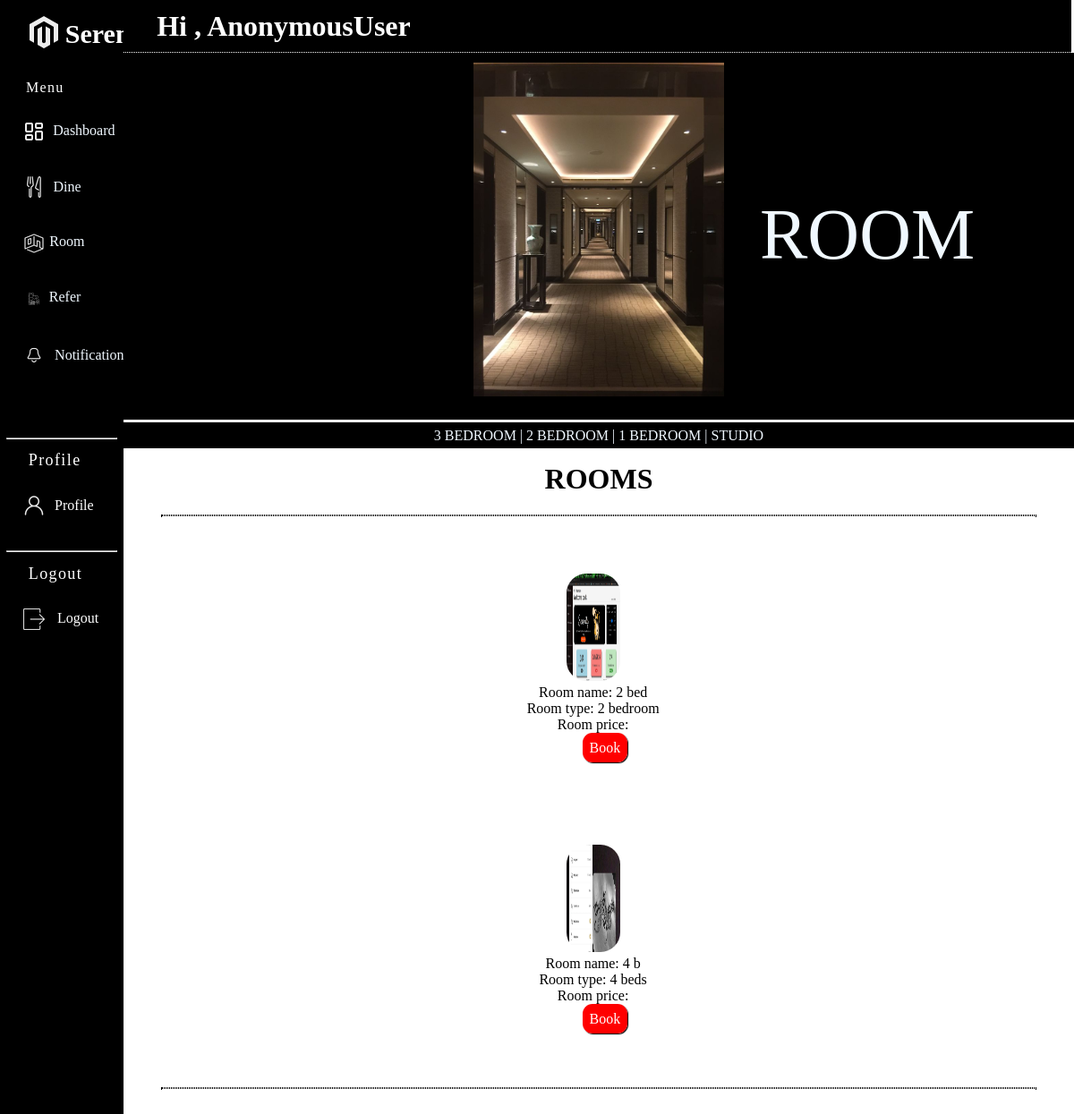
Page /room/ on the committed database.
### admin_section/models.py (models this page shows, shortened)
class Room(models.Model):
    room_name = models.CharField(max_length=100)
    room_type = models.CharField(max_length=100)
    image = models.ImageField(upload_to='room_images/')
    price_per_night = models.DecimalField(max_digits=10, decimal_places=2)

### admin_section/views.py (the view)
# urls.py: path('room/',room,name='room'),
def room(request):
    rooms = Room.objects.all()
    context = {
        'rooms': rooms,
    }
    return render(request,'rooms.html',context)

### admin_section/templates/rooms.html (shortened to what this page needs)
{%  load static %}
<!DOCTYPE html>
<html lang="en">
<head>
    <link rel="stylesheet" href="{% static 'css/rooms.css'%}">
</head>
<body>
    <div class="dashboard">
        <div class="side_nav">
            <div class="logo">
                <div class="logo_img">
                    <img src="{% static 'images/logo.png' %}" alt="" class="logoimg">
                </div>
                <div class="logo_title">
                    <p>Serenity</p>
                </div>
            </div>
            <div class="menu">
                <p>Menu</p>
            </div>
            <div class="home">
                <div class="home_img">
                    <img src="{% static 'images/dash_white.png' %}" alt="dashboard" class="dashboard_img" id="dashboard_img">
                </div>
                <div class="home_title">
                    <a href="{% url 'member_home' %}"><p>Dashboard</p></a>
                </div>
            </div>
            <div class="home">
                <div class="dine_img">
                    <img src="{% static 'images/dine.png'%}" alt="dine" class="dine_im" id="dine_img">
                </div>
                <div class="dine_title">
                    <a href="{% url 'dine' %}"><p>Dine</p></a>
                </div>
            </div>
            <div class="home">
                <div class="home_img">
                    <img src="{% static 'images/room.png' %}" alt="room_reservation" class="dashboard_img" id="room_reservation_img">
                </div>
                <div class="home_title">
                    <a href="{% url 'room' %}"><p>Room</p></a>
                </div>
            </div>
            <div class="home">
                <div class="home_img">
                    <img src="{% static 'images/refer.png' %}" alt="receipt" class="dine_im" id="dashboard_img">
                </div>
                <div class="home_title">
                    <a href="{% url 'user_form_wizard' %}"><p>Refer</p></a>
                </div>
            </div>
            <div class="home">
                <div class="home_img">
                    <img src="{% static 'images/noti.png' %}" alt="receipt" class="dine_im" id="dashboard_img">
                </div>
                <div class="home_title">
                    <a href="{% url 'display_requests' request.user %}"><p>Notifications</p></a>
                </div>
            </div>
            <hr class="hr1">
            <div class="profile">
                <p>Profile</p>
            </div>
            <div class="home">
                <div class="home_img">
                    <img src="{% static 'images/user.png' %}" alt="user_profile" class="user_profile_img" id="user_profile_img">
                </div>
                <div class="profile_title">
                    <p>Profile</p>
                </div>
            </div>
            <hr class="hr2">
            <div class="profile">
                <p>Logout</p>
            </div>
            <div class="home">
                <div class="home_img">
                    <img src="{% static 'images/logout.png'%}" alt="receipt" class="dine_im" id="receipt_img">
                </div>
                <div class="receipt_title">
                    <a href="{% url 'member_logout' %}"><p>Logout</p></a>
                </div>
            </div>
        </div>
        <div class="the_rest">
            <div class="username">
                <h1>Hi , {{ request.user }}</h1>
        </div>
            <div class="top_menu_image">
                <div class="log_img">
                    <img src="{% static 'images/room.jpg' %}" alt="" class="menulogos">
                </div>
                <div class="log_titl">
                    <h3>ROOM</h3>
                </div>
            </div>
            <div class="room_items">
                <p>
                    3 BEDROOM |
                    2 BEDROOM |
                    1 BEDROOM |
                    STUDIO
                </p>
            </div>
            <div class="appetizers">
                <div class="apph1">
                    <h1>ROOMS</h1>
                </div>
                <hr class="menu_ruler">
                <div class="menu_food_list">
                    <div class="food_heading">
                        {% for room in rooms %}
                        <div class="conts">
                            <div class="ingredients">
                                <img src="{{ room.image.url }}" alt="" class="roominage">
                                <p>Room name: {{ room.room_name }}</p>
                                <p>Room type: {{ room.room_type }}</p>
                                <p>Room price: {{ room.price }}</p>
                                <div class="orderp">
                                    <div class="order">
                                        <a href="{% url 'room_detail' room.id %}" class="ord">Book</a>
                                    </div>
                                </div>
                            </div>
                        </div>
                        {% endfor %}
                    </div>
                </div>
                <hr class="menu_ruler">
            </div>
        </div>
    </div>
</body>
</html>

### admin_section/static/css/rooms.css (style rules this page uses)
body,* { margin: 0; padding: 0; }
.dashboard { height: 100vh; width: 100vw; display: flex; }
.side_nav { background-color: black; width: 11.5%; height: 100vh; box-shadow: 1px 1px 5px black; }
.logo { display: flex; margin-top: 8.5%; padding-left: 18%; }
.logo_title p { padding-top: 9%; font-family: "Clicker Script"; font-weight: 900; font-size: 30px; color: white; }
.menu { color: white; margin-top: 18.5%; font-family: "Poppins Thin"; padding-left: 21%; text-decoration: none; font-weight: 300; letter-spacing: 1.3px; }
.home { display: flex; padding-top: 5%; padding-bottom: 5%; margin-top: 15%; padding-left: 19%; }
.home_title p { padding-left: 13%; font-family: "Street Corner SemiBold"; padding-top: 3.5%; color: aliceblue; }
.dine_img { width: fit-content; height: 40%; }
.dine_img img { height: 40%; }
.dine_title p { color: aliceblue; font-family: "Street Corner SemiBold"; padding-left: 30%; padding-top: 7.5%; }
.receipt_title p { padding-left: 30%; color: white; font-family: "Street Corner SemiBold"; padding-top: 5%; }
.hr1 { margin-top: 50%; margin-left: 5%; margin-right: 5%; color: aliceblue; }
.profile p { color: white; padding-top: 10%; padding-left: 23%; font-family: "Poppins Thin"; font-size: 18px; letter-spacing: 1.4px; }
.hr2 { margin-top: 20%; margin-left: 5%; margin-right: 5%; color: aliceblue; }
.profile_title p { padding-left: 25%; color: white; font-family: "Street Corner SemiBold"; padding-top: 8%; }
.username { display: flex; padding-top: 1%; padding-left: 3.5%; padding-bottom: 1%; width: 92.4%; padding-right: 3.8%; color: white; background-color: black; border-bottom: 1px dotted white; }
.the_rest { width: 100%; background-color: white; }
.top_menu_image h3 { font-family: "Street Corner SemiBold"; font-size: 80px; font-weight: 100; position: relative; padding-top: -50%; }
.top_menu_image { background-color: black; height: 410px; text-align: center; color: aliceblue; font-family: "Street Corner SemiBold"; }
.menulogos { width: 280px; padding-top: 1%; }
.log_titl { position: absolute; margin-top: -230px; margin-left: 675px; }
.room_items { padding-top: .5%; padding-bottom: .5%; font-family: "Street Corner SemiBold"; background-color: black; margin-top: .3%; text-align: center; color: aliceblue; }
.apph1 h1 { font-family: "Street Corner SemiBold"; }
.apph1 { text-align: center; padding-top: 1.5%; font-weight: 100; }
.menu_ruler { margin-top: 2%; margin-bottom: 3%; border: 1px dotted black; margin-left: 4%; margin-right: 4%; }
.orderp { display: flex; }
.ingredients p { font-family: "Street Corner SemiBold"; padding-left: 30%; }
.conts { display: flex; }
.ingredients { width: 50%; }
.orderp { width: 50%; }
.ord { border-radius: 11px; padding: 12%; border: none; background-color: red; color: white; font-family: "Street Corner SemiBold"; box-shadow: 1px 1px 1px black; }
.conts { margin-bottom: 2%; margin-right: 5%; height: 250px; padding-top: 3%; }
.ingredients { width: 80%; padding-bottom: 5%; text-align: center; }
.roominage { border-radius: 12px; margin-left: 30%; height: 120px; border-radius: 22px; }
.log_titl h3 { padding-left: 15%; }
.the_rest { overflow: auto; height: 100vh; }
.orderp { text-decoration: none; margin-left: 63.5%; margin-top: 1%; }
.ord { padding: 23%; }
a { text-decoration: none; color: aliceblue; }

### admin_section/templates/rooms.html (style rules this page uses)
.roominage { width: 60px; }

### rows in the picture
Room: image (picture), room_name "2 bed", room_type "2 bedroom"
Room: image (picture), room_name "4 b", room_type "4 beds"

### other values in the picture
{{ request.user }} "AnonymousUser"
